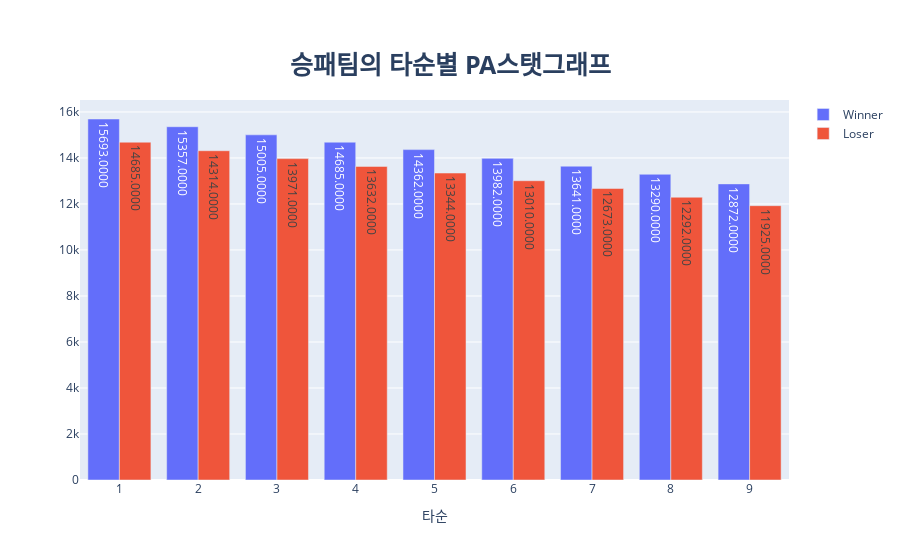
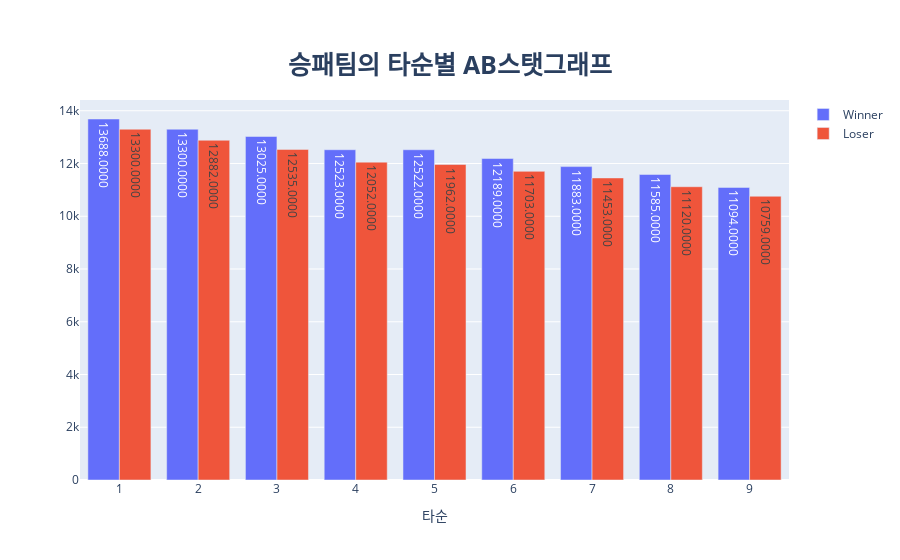
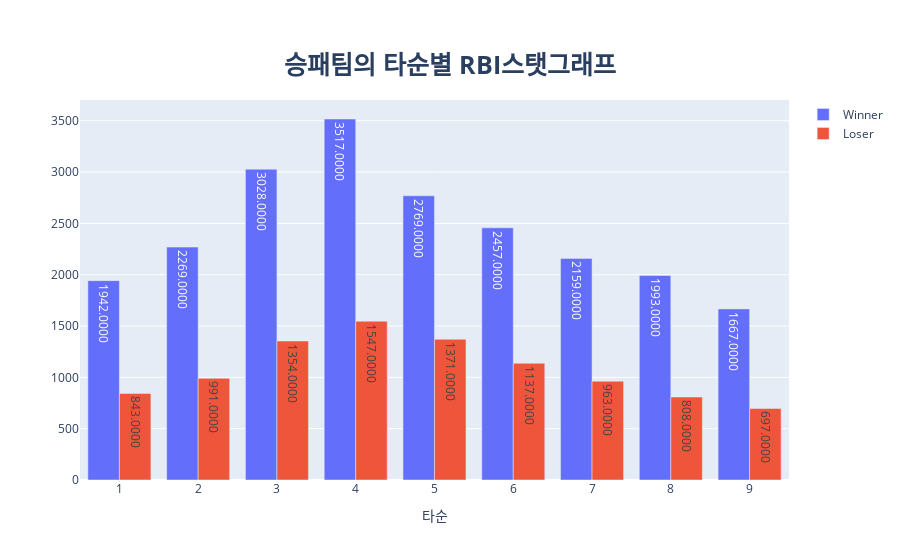
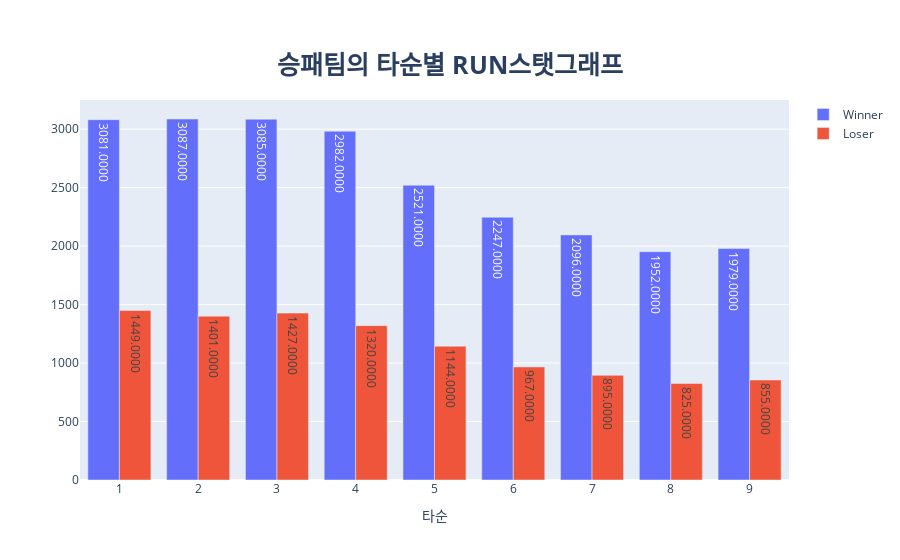

Here is the notebook cell these charts were saved with, in order:
### Markdown cell above
## 단순 스탯 합산값 비교 그래프

### Code cell
for col_name in hitters_win.columns:
    fig = make_figure(col_name)
    fig.update_layout(
        {
            "title": {
                "text": "<b>승패팀의 타순별 "+col_name+"스탯그래프</b>",
                "x": 0.5,
                "y": 0.9,
                "font": {
                    "size": 25
                }
            },
            "xaxis": {
                "title": "타순",
                "showticklabels":True,
                "dtick": "M1",
                "tickfont": {
                    "size": 12                
                }
            }
        }
    )
    fig.show()

### Figure 1 — Plotly figure (JSON) as saved in the notebook; plotly's stock layout.template omitted (floating-point values rounded to 4 significant figures)
{"data": [{"name": "Winner", "text": [15693, 15357, 15005, 14685, 14362, 13982, 13641, 13290, 12872], "textposition": "auto", "texttemplate": "%{text:.4f}", "type": "bar", "x": [1, 2, 3, 4, 5, 6, 7, 8, 9], "y": [15693, 15357, 15005, 14685, 14362, 13982, 13641, 13290, 12872]}, {"name": "Loser", "text": [14685, 14314, 13971, 13632, 13344, 13010, 12673, 12292, 11925], "textposition": "auto", "texttemplate": "%{text:.4f}", "type": "bar", "x": [1, 2, 3, 4, 5, 6, 7, 8, 9], "y": [14685, 14314, 13971, 13632, 13344, 13010, 12673, 12292, 11925]}], "layout": {"title": {"font": {"size": 25}, "text": "<b>승패팀의 타순별 PA스탯그래프</b>", "x": 0.5, "y": 0.9}, "xaxis": {"dtick": "M1", "showticklabels": true, "tickfont": {"size": 12}, "title": {"text": "타순"}}}}

### Figure 2 — Plotly figure (JSON) as saved in the notebook; plotly's stock layout.template omitted (floating-point values rounded to 4 significant figures)
{"data": [{"name": "Winner", "text": [13688, 13300, 13025, 12523, 12522, 12189, 11883, 11585, 11094], "textposition": "auto", "texttemplate": "%{text:.4f}", "type": "bar", "x": [1, 2, 3, 4, 5, 6, 7, 8, 9], "y": [13688, 13300, 13025, 12523, 12522, 12189, 11883, 11585, 11094]}, {"name": "Loser", "text": [13300, 12882, 12535, 12052, 11962, 11703, 11453, 11120, 10759], "textposition": "auto", "texttemplate": "%{text:.4f}", "type": "bar", "x": [1, 2, 3, 4, 5, 6, 7, 8, 9], "y": [13300, 12882, 12535, 12052, 11962, 11703, 11453, 11120, 10759]}], "layout": {"title": {"font": {"size": 25}, "text": "<b>승패팀의 타순별 AB스탯그래프</b>", "x": 0.5, "y": 0.9}, "xaxis": {"dtick": "M1", "showticklabels": true, "tickfont": {"size": 12}, "title": {"text": "타순"}}}}

### Figure 3 — Plotly figure (JSON) as saved in the notebook; plotly's stock layout.template omitted (floating-point values rounded to 4 significant figures)
{"data": [{"name": "Winner", "text": [1942, 2269, 3028, 3517, 2769, 2457, 2159, 1993, 1667], "textposition": "auto", "texttemplate": "%{text:.4f}", "type": "bar", "x": [1, 2, 3, 4, 5, 6, 7, 8, 9], "y": [1942, 2269, 3028, 3517, 2769, 2457, 2159, 1993, 1667]}, {"name": "Loser", "text": [843, 991, 1354, 1547, 1371, 1137, 963, 808, 697], "textposition": "auto", "texttemplate": "%{text:.4f}", "type": "bar", "x": [1, 2, 3, 4, 5, 6, 7, 8, 9], "y": [843, 991, 1354, 1547, 1371, 1137, 963, 808, 697]}], "layout": {"title": {"font": {"size": 25}, "text": "<b>승패팀의 타순별 RBI스탯그래프</b>", "x": 0.5, "y": 0.9}, "xaxis": {"dtick": "M1", "showticklabels": true, "tickfont": {"size": 12}, "title": {"text": "타순"}}}}

### Figure 4 — Plotly figure (JSON) as saved in the notebook; plotly's stock layout.template omitted (floating-point values rounded to 4 significant figures)
{"data": [{"name": "Winner", "text": [3081, 3087, 3085, 2982, 2521, 2247, 2096, 1952, 1979], "textposition": "auto", "texttemplate": "%{text:.4f}", "type": "bar", "x": [1, 2, 3, 4, 5, 6, 7, 8, 9], "y": [3081, 3087, 3085, 2982, 2521, 2247, 2096, 1952, 1979]}, {"name": "Loser", "text": [1449, 1401, 1427, 1320, 1144, 967, 895, 825, 855], "textposition": "auto", "texttemplate": "%{text:.4f}", "type": "bar", "x": [1, 2, 3, 4, 5, 6, 7, 8, 9], "y": [1449, 1401, 1427, 1320, 1144, 967, 895, 825, 855]}], "layout": {"title": {"font": {"size": 25}, "text": "<b>승패팀의 타순별 RUN스탯그래프</b>", "x": 0.5, "y": 0.9}, "xaxis": {"dtick": "M1", "showticklabels": true, "tickfont": {"size": 12}, "title": {"text": "타순"}}}}
